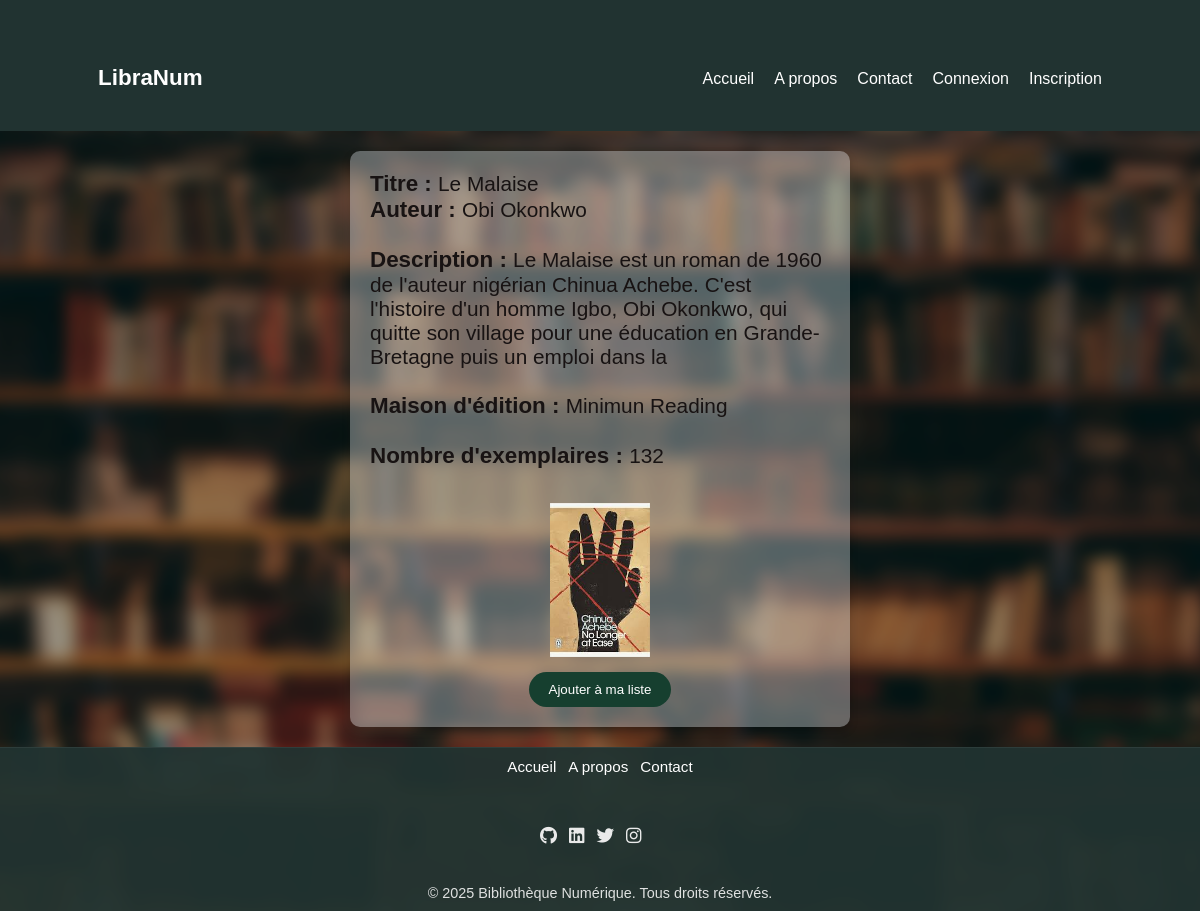
Screenshot of /details.php?id=4 with the database file from the repository.
### tables this page shows
CREATE TABLE `livres` (
  `id` int(10) NOT NULL,
  `auteur` varchar(255) NOT NULL,
  `titre` varchar(255) NOT NULL,
  `description` varchar(255) NOT NULL,
  `maison_edition` varchar(100) NOT NULL,
  `nombre_exemplaire` int(11) NOT NULL,
  `image` varchar(255) NOT NULL
);

### details.php (the view, shortened to what this page needs)
<!DOCTYPE html>
<html lang="en">
<head>
    <link rel="stylesheet" href="style.css">
    <link rel="stylesheet" href="https://cdnjs.cloudflare.com/ajax/libs/font-awesome/6.0.0-beta3/css/all.min.css">
</head>
<body>
    <?php include 'inc/header.php'; ?>
<?php
include 'connexion.php';
$id = $_GET['id'];
$sql = "SELECT * FROM livres WHERE id = $id";
$result = $con->query($sql);
if ($result->num_rows > 0) {
    while($row = $result->fetch_assoc()) {
        echo "<div class='affichage'>";
            echo "<strong>Titre : " . "</strong> ". htmlspecialchars($row['titre'])."<br>";
            echo "<strong>Auteur : </strong> ". htmlspecialchars($row['auteur']) . "<br><br>";
            echo "<strong>Description : </strong> ". htmlspecialchars($row['description']). "<br><br>";
            echo "<strong>Maison d'édition : </strong> ". htmlspecialchars($row['maison_edition']) . "<br><br>";
            echo "<strong>Nombre d'exemplaires : </strong> ". htmlspecialchars($row['nombre_exemplaire']) . "<br>";
            echo "<br>";
            echo "<img src='images/" . htmlspecialchars($row['image']) . "' alt='Image' width='100' style='margin-top:10px;'><br>";
            echo "<form method=\"post\" action=\"add_to_list.php\" style=\"margin-top:10px;\">";
            echo "<button type=\"submit\">Ajouter à ma liste</button>";
            echo "</form>";
            echo "</div>";
    }
} else {
    echo "Aucun livre trouvé";
}
?>
<?php include 'inc/footer.php'; ?>
</body>
</html>

### style.css (style rules this page uses)
* { margin: 0; padding: 0; box-sizing: border-box; }
body { font-family: Arial, sans-serif; margin: 0; padding: 0; position: relative; min-height: 100vh; overflow-x: hidden; }
body::before { content: ""; position: fixed; inset: 0; background-image: url('cover.jpg?v=2'); background-repeat: no-repeat; background-position: center top; background-size: cover; background-attachment: fixed; filter: blur(8px) brightness(0.6); transform: scale(1.05); z-index: -1; }
form { text-align: center; margin-top: 20px; }
form button { padding: 10px 20px; border: none; border-radius: 20px; background-color: #163f2ffd; color: white; cursor: pointer; }
form ::placeholder { color: #fff; font-style: italic; }
strong { font-size: 1.4rem; }

### details.php (style rules this page uses)
.affichage { color: #181313ff; width: 500px; margin: 20px auto; padding: 20px; background-color: #f0f8ff57 ; border-radius: 10px; box-shadow: 0 4px 8px rgba(0,0,0,0.2); text-align: left; gap: 10px; font-size: 1.3rem; }
img { margin-left: 180px; }

### rows the page displays
livres: titre "Le Malaise", auteur "Obi Okonkwo", description "Le Malaise est un roman de 1960 de l'auteur nigérian Chinua Achebe. C'est l'histoire d'un homme Igbo, Obi Okonkwo, qui quitte son village pour une éducation en Grande-Bretagne puis un emploi dans la", maison_edition "Minimun Reading", nombre_exemplaire "132", image (picture)
